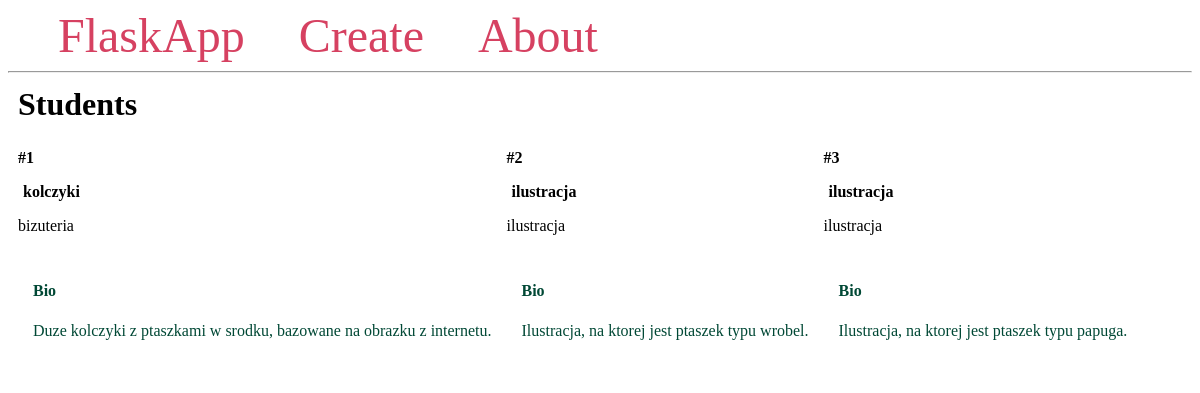
Page /sklepik on the committed database.
### app.py (models this page shows, shortened)
class Product(db.Model):
    id = db.Column(db.Integer, primary_key=True)
    title = db.Column(db.String(100), nullable=False)
    type = db.Column(db.String(100), nullable=False)
    bio = db.Column(db.Text)

### app.py (the view)
@app.route('/sklepik')
def index():
    products = Product.query.all()
    return render_template('sklepik.html', products=products)

### templates/sklepik.html
{% extends 'base.html' %}
{% block content %}
    <h1 class="title">{% block title %} Students {% endblock %}</h1>
    <div class="content">
        {% for product in products %}
            <div class="product">
                <p><b>#{{ product.id }}</b></p>
                <b>
                    <p class="title">{{ product.title }}</p>
                </b>
                <p>{{ product.type }}</p>
                <div class="bio">
                    <h4>Bio</h4>
                    <p>{{ product.bio }}</p>
                </div>
            </div>
        {% endfor %}
    </div>
{% endblock %}

### templates/base.html (shortened to what this page needs)
<!DOCTYPE html>
<html lang="en">
<head>
</head>
<body>
    <nav>
        <a href="{{ url_for('index') }}">FlaskApp</a>
        <a href="#">Create</a>
        <a href="#">About</a>
    </nav>
    <hr>
    <div class="content">
        {% block content %} {% endblock %}
    </div>
</body>
</html>

### templates/base.html (style rules this page uses)
.title { margin: 5px; }
.content { margin: 5px; width: 100%; display: flex; flex-direction: row; flex-wrap: wrap; }
.bio { padding: 10px; margin: 5px; background-color: #ffffff; color: #004835; }
nav a { color: #d64161; font-size: 3em; margin-left: 50px; text-decoration: none; }

### rows in the picture
Product: id "1", title "kolczyki", type "bizuteria", bio "Duze kolczyki z ptaszkami w srodku, bazowane na obrazku z internetu."
Product: id "2", title "ilustracja", type "ilustracja", bio "Ilustracja, na ktorej jest ptaszek typu wrobel."
Product: id "3", title "ilustracja", type "ilustracja", bio "Ilustracja, na ktorej jest ptaszek typu papuga."
